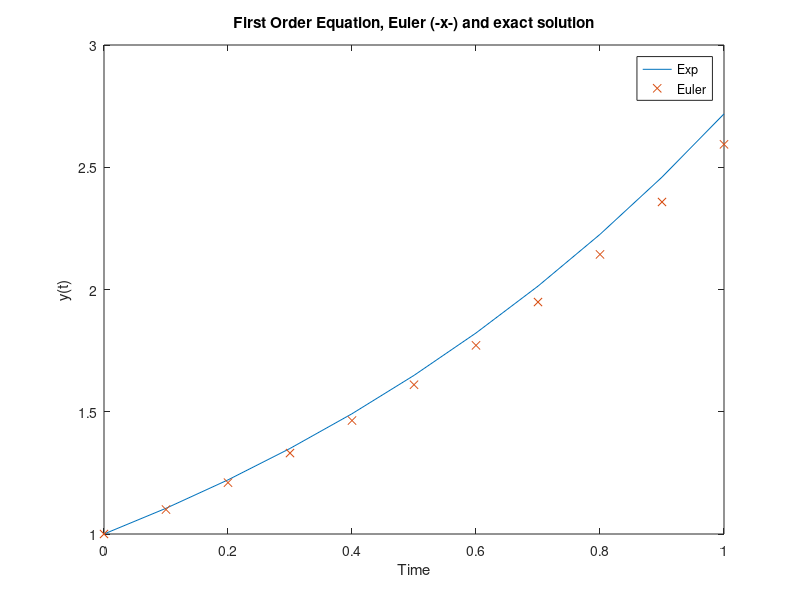

The MATLAB source for this figure:
% EX6_7.M Test Euler method on Dy(t)=y(t) t=[0 1].
%  Compare exact value with Euler solution
%  y(n+1)=y(n)+hy(n)=(1+h)y(n); h=0.1
clear
n=10;                     % Number of intervals
y(1)=1;                   % Initial value
T(1)=0;                   % Initial time
yexact(1)=1;
yerror(1)=0;
h=0.1                    % Fixed step size
for I=1:n;
 T(I+1)=I*h;
 y(I+1)=y(I)*(1+h);
 yexact(I+1)=exp(I*h);   % Exact value
 yerror(I+1)=y(I+1)-yexact(I+1);
end;
format short             % Show four places
test=[T' y' yexact' yerror'];
disp('       t       yn        exp     error')
disp(' ')
disp(test)
pause
clf
plot(T,yexact,'-',T, y,'x')
title('First Order Equation, Euler (-x-) and exact solution')
xlabel('Time')
ylabel('y(t)')
legend('Exp', 'Euler')
%
% Modify the script to accept a variable step size and plot the
%  results for various step sizes. Label the plot with the step sizes
